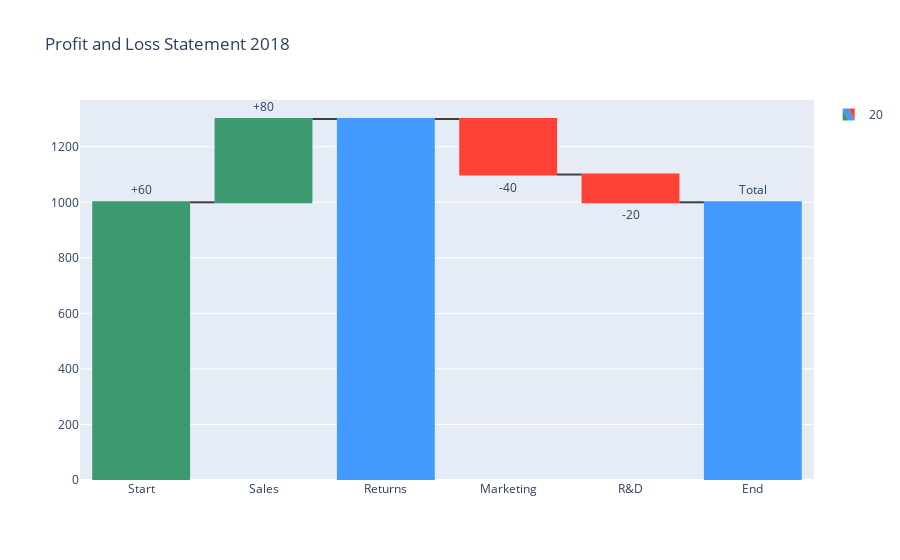

Notebook code for this chart:
### Code cell
fig = go.Figure(go.Waterfall(
    name="20",
    orientation="v",
    measure=["relative", "relative", "total", "relative", "relative", "total"],
    x=df['Category'],
    y=df['Amount'],
    textposition="outside",
    text=["+60", "+80", "", "-40", "-20", "Total"],
    connector={"line":{"color":"rgb(63, 63, 63)"}}
))

fig.update_layout(title="Profit and Loss Statement 2018", showlegend=True)
fig.show()

### Figure 1 — Plotly figure (JSON) as saved in the notebook; plotly's stock layout.template omitted (floating-point values rounded to 4 significant figures)
{"data": [{"connector": {"line": {"color": "rgb(63, 63, 63)"}}, "measure": ["relative", "relative", "total", "relative", "relative", "total"], "name": "20", "orientation": "v", "text": ["+60", "+80", "", "-40", "-20", "Total"], "textposition": "outside", "type": "waterfall", "x": ["Start", "Sales", "Returns", "Marketing", "R&D", "End"], "y": [1000, 300, -50, -200, -100, 950]}], "layout": {"showlegend": true, "title": {"text": "Profit and Loss Statement 2018"}}}
